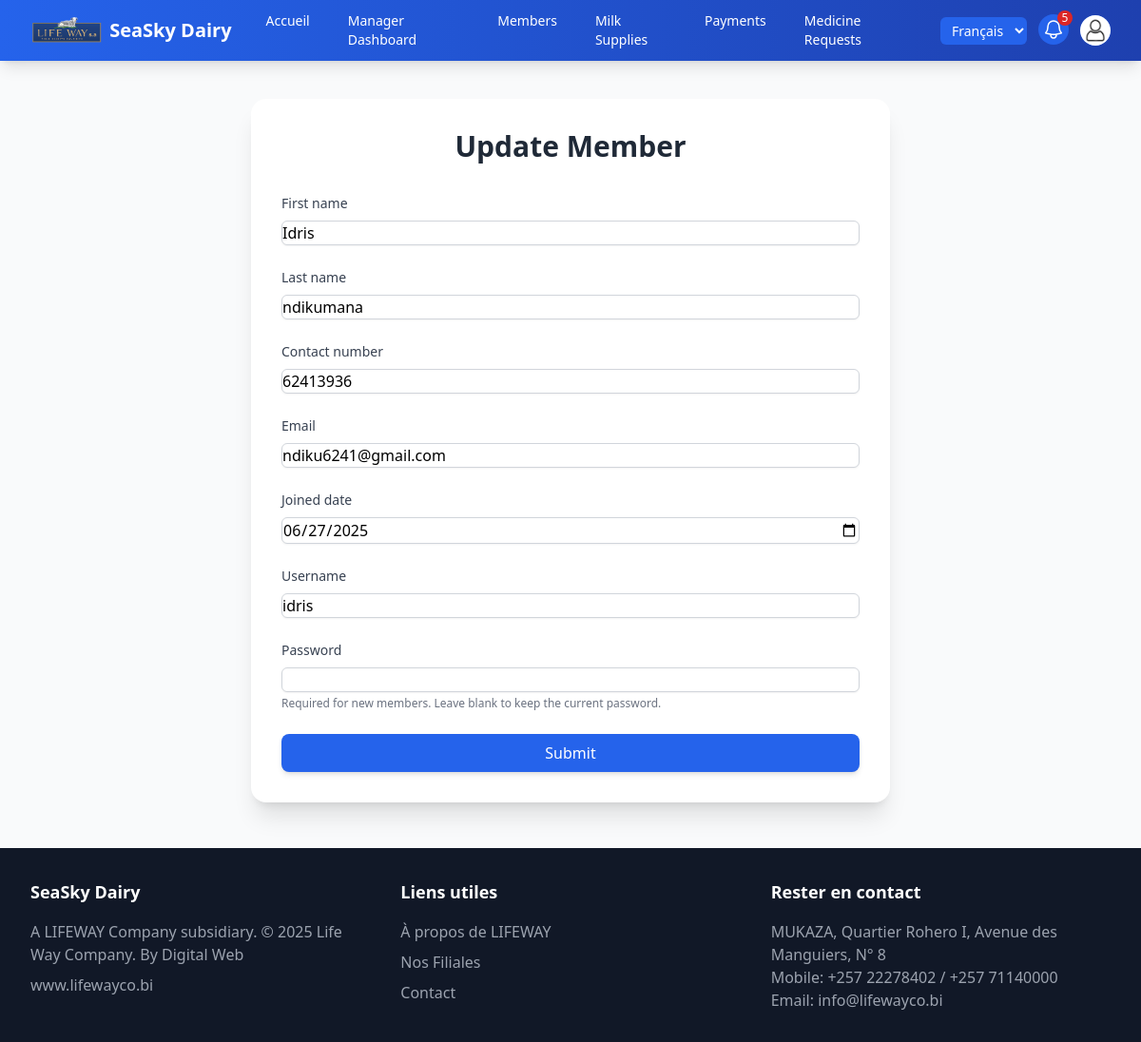
The app's page /members/2/update/ (signed in) with its own data.
### supply/models.py (models this page shows, shortened)
class Member(models.Model):
    user = models.OneToOneField(User, on_delete=models.CASCADE, related_name="member_profile")
    cooperative = models.ForeignKey(Cooperative, on_delete=models.SET_NULL, null=True, blank=True, related_name="members")
    first_name = models.CharField(max_length=50)
    last_name = models.CharField(max_length=50)
    member_id = models.IntegerField(unique=True, editable=False)
    contact_number = models.CharField(max_length=15, blank=True)
    email = models.EmailField(blank=True, null=True)
    joined_date = models.DateField(default=timezone.now)
    @property
    def full_name(self):
        return f"{self.first_name} {self.last_name}".strip()
    class Meta:
        indexes = [
            models.Index(fields=['member_id']),
            models.Index(fields=['cooperative']),
        ]

class User(AbstractUser):
    ROLE_CHOICES = [
        ('ADMIN', 'Admin'),
        ('MANAGER', 'Cooperative Manager'),
        ('MEMBER', 'Member'),
    ]
    role = models.CharField(max_length=20, choices=ROLE_CHOICES, default='MEMBER')

### supply/views.py (the view, shortened to what this page needs)
# urls.py: path('members/<int:pk>/update/', views.member_update, name='member_update'),
@role_required('ADMIN', 'MANAGER')
def member_update(request, pk):
    member = get_object_or_404(Member, pk=pk)
    if not can_access_member(request.user, member):
        return HttpResponseForbidden("Access denied")
    form = MemberForm(request.POST or None, instance=member, user=request.user)
    return render(request, 'member_form.html', {'form': form, 'title': 'Update Member'})

### supply/context_processors.py (called while the page is built)
def notifications(request):
    user = getattr(request, 'user', None)
    if user is None or not user.is_authenticated:
        return {}
    requests = MedicineRequest.objects.filter(status='PENDING')
    if user.role == 'MANAGER':
        profile = get_member_profile(user)
        requests = requests.filter(member__cooperative=profile.cooperative if profile else None)
    elif user.role != 'ADMIN':
        profile = get_member_profile(user)
        requests = requests.filter(member=profile) if profile else requests.none()
    return {'pending_request_count': requests.count()}

### supply/forms.py (called while the page is built)
def get_member_profile(user):
    if user is None or not user.is_authenticated:
        return None
    try:
        return user.member_profile
    except Member.DoesNotExist:
        return None

### supply/views.py (called while the page is built)
def role_required(*roles):
    def decorator(view):
        @wraps(view)
        @login_required
        def wrapper(request, *args, **kwargs):
            if request.user.role not in roles:
                return HttpResponseForbidden("Access denied")
            return view(request, *args, **kwargs)
        return wrapper
    return decorator

def manager_cooperative(user):
    profile = get_member_profile(user)
    return profile.cooperative if profile else None

def can_access_member(user, member):
    if user.role == 'ADMIN':
        return True
    if user.role == 'MANAGER':
        cooperative = manager_cooperative(user)
        return cooperative is not None and member.cooperative_id == cooperative.pk
    return get_member_profile(user) == member

### supply/templates/member_form.html (shortened to what this page needs)
{% extends 'base.html' %}
{% block content %}
<div class="bg-white p-8 rounded-2xl shadow-xl max-w-2xl mx-auto mt-10">
    <h1 class="text-3xl font-semibold text-center text-gray-800 mb-8">{{ title }}</h1>
    <form method="post" class="space-y-6">
        {% for field in form %}
        <div class="flex flex-col">
            <label for="{{ field.id_for_label }}" class="mb-1 text-sm font-medium text-gray-700">{{ field.label }}</label>
            {{ field}}
            {% if field.help_text %}
                <span class="text-xs text-gray-500 mt-1">{{ field.help_text }}</span>
            {% endif %}
        </div>
        {% endfor %}
        <button type="submit" class="w-full bg-blue-600 text-white py-2 px-4 rounded-lg shadow-md hover:bg-blue-700 focus:outline-none focus:ring-2 focus:ring-blue-500 transition duration-150">
            Submit
        </button>
    </form>
</div>
{% endblock %}

### records on screen
Member: form "Idris" "ndikumana" "62413936" "ndiku6241@gmail.com" "06/27/2025"
User: form "idris"

### other values on screen
{{ pending_request_count }} "5"
{{ title }} "Update Member"
{{ field.label }} "First name" "Last name" "Contact number" "Email" "Joined date" "Username" "Password"
{{ field.help_text }} "Required for new members. Leave blank to keep the current password."
